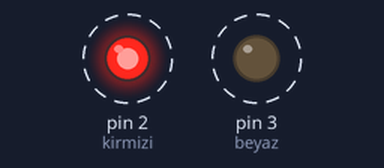
Bench run of a sketch on a simulated Arduino Uno, built with avr-gcc and run on an emulated ATmega328P. Shown: output pins drawn as LEDs (lit = HIGH). Dashed ring = blinking.

Above: at 0.05 s.
Timing chart, 0 to 3.0 s (numbered marks = the images above):
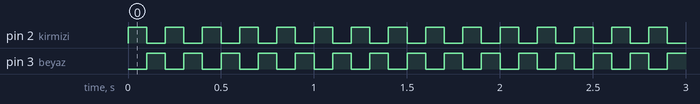

Measured:
- by itself, pin 2 (kirmizi), pin 3 (beyaz): alternates HIGH for 0.10 s and LOW for 0.10 s

The sketch:

uygulama1.ino
```cpp
// C++ code
//
//GLOBAL (HER YERDE GEÇERLİ) DEĞİŞKEN
int kirmizi=2;
int beyaz=3;
void setup()//AYAR BÖLÜMÜ 1 KEZ ÇALIŞIR
{
  pinMode(kirmizi, OUTPUT);//2 numaralı uc çıkış
  pinMode(beyaz, OUTPUT);//3 numaralı uc çıkış
}

void loop()//SÜREKLİ OLARAK TEKRARLAYAN BÖLÜM (SONSUZ DÖNGÜ)
{
  digitalWrite(kirmizi, 1);
  digitalWrite(beyaz, 0);
  delay(100); // Wait for 1000 millisecond(s)
  digitalWrite(kirmizi, 0);
  digitalWrite(beyaz, 1);
  delay(100); // Wait for 1000 millisecond(s)
}
```
